Frame 1 (no input): blank canvas, image omitted
Frame 60 (no input): blank canvas, image omitted
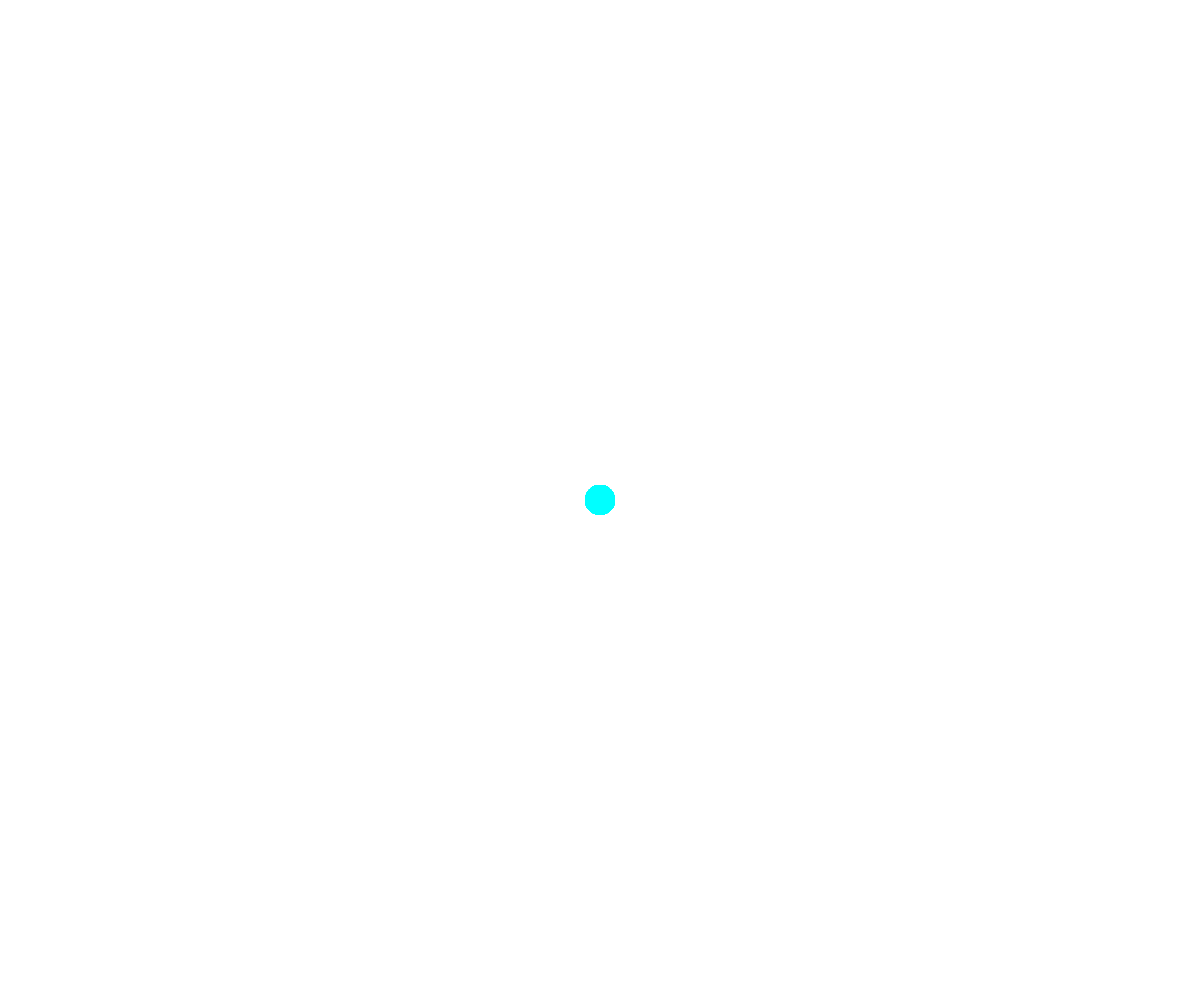
Frame 120 (the mouse pressed at the canvas centre since frame 60)

The p5.js sketch whose frames 1 and 60 were blank and that drew this single picture after the mouse press (run headless with seeded random() and noise() and a simulated clock; from frame 60 on, the mouse is pressed at the canvas centre):

// p5.js sketch
// ── sketch.js
function setup() {
	createCanvas(windowWidth, windowHeight);
	colorMode(HSB); // change the color mode to HSB from default RGB
	background(0, 0, 255);
}

function draw() {
	noStroke();
	fill(map(mouseX, 0, width, 0, 360), map(mouseY, 0, height, 0, 255), 255); // change the color based on mouse location
	ellipse(mouseX, mouseY, 30, 30);
}
